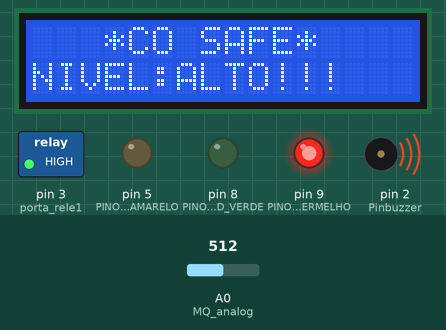
Recording of a sketch running on a simulated Arduino Uno, built with avr-gcc and run on an emulated ATmega328P. Parts: 16×2 character LCD, switched loads named in the sketch (green lamp = pin HIGH), output pins drawn as LEDs (lit = HIGH), buzzer (waves = sounding, pin HIGH). The inputs (shaded band) are chosen by the test bench; at power-on: A0 (MQ_analog) = 512. WiFi joins after 1.5 s; servers stay silent unless stated; what the sketch prints to the serial monitor is not drawn.

Above: at 3.9 s.
4.0 s: A0 (MQ_analog) set to 0
At 5.5 s:
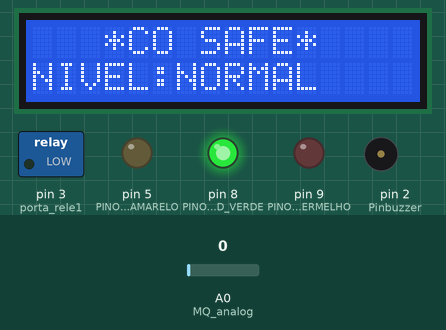
6.5 s: A0 (MQ_analog) set to 46
9.7 s: A0 (MQ_analog) set to 55
At 13.1 s:
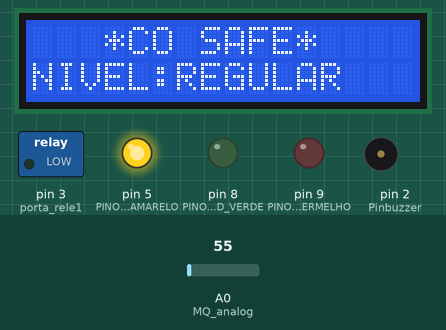
13.4 s: A0 (MQ_analog) set to 122
At 16.1 s:
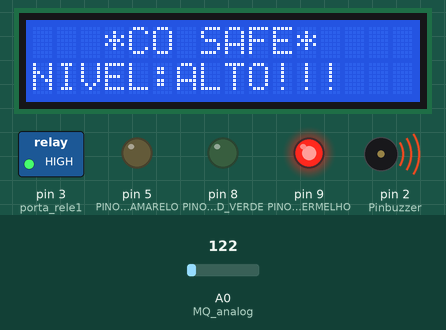
Timing chart, 0 to 21.1 s (numbered marks = the images above; inputs shaded):
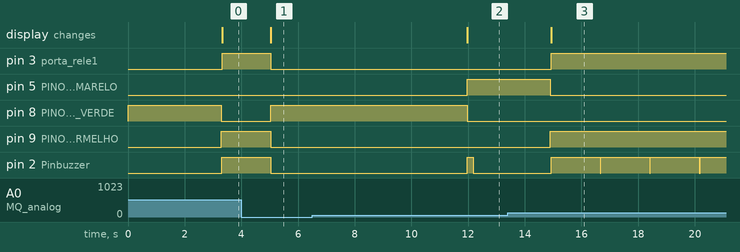

The sketch:

sensor_codigo.ino
```cpp
#include <SPI.h>
#include <Ethernet.h>
#include <Wire.h>
#include <LiquidCrystal_I2C.h>

#define MQ_analog A0

LiquidCrystal_I2C lcd(0x27,16,2);  // Criando um LCD de 16x2 no endereço 0x27

//Porta ligada ao pino IN2 do modulo
int porta_rele1 = 3;

int Pinbuzzer = 2; //PINO UTILIZADO PELO BUZZER
int PinA0 = A0; //PINO UTILIZADO PELO SENSOR DE GÁS MQ-7

int leitura_sensor = 100; //DEFININDO UM VALOR LIMITE (NÍVEL DE GÁS ALTO)
int leitura_media = 50; //DEFININDO UM VALOR LIMITE (NÍVEL DE GÁS MODERADO)

byte mac[] = {
    0xDE, 0xAD, 0xBE, 0xEF, 0xFE, 0xED
};

//VARIÁVEIS INICIALMENTE VAZIAS
int valor_analog;
int valor_dig;
String url, valor;

// Ip da placa
IPAddress ip(192,168,5,134);
IPAddress gateway(192,168,5,1);
IPAddress subnet(255, 255, 255, 0);

// Ip que será conectado
IPAddress server(192,168,5,137);

EthernetClient client;

void setup() {
  //Define pinos para o rele como saida
  pinMode(porta_rele1, OUTPUT);

  pinMode(PinA0, INPUT); //DEFINE O PINO COMO ENTRADA
  pinMode(Pinbuzzer, OUTPUT); //DEFINE O PINO COMO SAÍDA
  Serial.begin(9600); //INICIALIZA A SERIAL

  pinMode(9, OUTPUT);// PINO DO LED VERMELHO
  pinMode(8, OUTPUT);// PINO DO LED VERDE
  pinMode(5, OUTPUT);// PINO DO LED AMARELO

  digitalWrite(8, HIGH); // Ativamos o pino 12 (colocando 5v nele)

  lcd.init();             // Inicializando o LCD
  lcd.backlight();        // Ligando o BackLight do LCD

  digitalWrite(porta_rele1, LOW);  //Liga rele 1
    Serial.begin(9600);
    pinMode(PinA0, INPUT);
/* ---------------------------------------------------------------------- */
    if (Ethernet.begin(mac) == 0) {
        Serial.println("Falha ao configurar Ethernet usando o DHCP");
    }
    Ethernet.begin(mac, ip, gateway, subnet);
    delay(1000);
    Serial.println("Conectando...");
}

// Recebe valor do sensor e converte para String
String valorSensor() {
   valor_analog = analogRead(MQ_analog);
   delay(500);
   return String(valor_analog);

}

void loop(){

  int valor_analogico = analogRead(PinA0); //VARIÁVEL RECEBE O VALOR LIDO NO PINO ANALÓGICO
  Serial.print("Leitura: "); //EXIBE O TEXTO NO MONITOR SERIAL
Serial.println(valor_analogico);// MOSTRA NO MONITOR SERIAL O VALOR LIDO DO PINO ANALÓGICO

    valor = valorSensor(); //VARIÁVEL RECEBE O VALOR LIDO NO PINO ANALÓGICO

        url = "GET http://192.168.5.137/cosafe/arduino.php?inf=" + valor;

        Serial.println(url);
        if (client.connect(server, 80)) {
            Serial.println("Conectado!");

            // Faz a requisição http
            client.print(url);
            client.println(" HTTP/1.0");
            client.println("Connection: close");
            client.println();
        }
        else {
            Serial.println("Falha ao conectar.");
        }

    lcd.clear();
    lcd.setCursor(3, 0);
    lcd.print("*CO SAFE*"); // MENSAGEM EXIBIDA NO LCD;

    lcd.setCursor(0, 1);
    lcd.print("NIVEL:NORMAL"); // MENSAGEM EXIBIDA NO LCD;

     //VERIFICA SE O NIVEL DE MONÓXIDO(CO) ESTÁ ACIMA DO NORMAL E DENTRO DO LIMITE ACEITÁVEL
    if (valor_analogico >= leitura_media && valor_analogico < leitura_sensor) {
      lcd.clear();
      lcd.setCursor(3, 0);
      lcd.print("*CO SAFE*"); // MENSAGEM EXIBIDA NO LCD;
      lcd.setCursor(0, 1);
      lcd.print("NIVEL:REGULAR"); // MENSAGEM EXIBIDA NO LCD;
      digitalWrite(8, LOW); // DESLIGANDO O LED VERDE
      digitalWrite(5, HIGH); //LIGANDO O LED AMARELO
      digitalWrite(Pinbuzzer, HIGH);
      delay(200);
      digitalWrite(Pinbuzzer, LOW);
      delay(1000);
    }else{
      digitalWrite(5, LOW); //DESLIGANDO LED AMARELO
      digitalWrite(8, HIGH); // Ativamos o pino 12 (colocando 5v nele)
      digitalWrite(Pinbuzzer, LOW);
    }

    //VERIFICA SE O NIVEL DE MONÓXIDO DE CARBONO(CO) ULTRAPASSOU O LIMITE ACEITÁVEL
   if (valor_analogico > leitura_sensor){//SE VALOR LIDO NO PINO ANALÓGICO FOR MAIOR QUE O VALOR LIMITE, FAZ
    digitalWrite(8, LOW);//DESLIGANDO LED VERDE (PINO 11)
    digitalWrite(5, LOW); //DESLIGANDO O LED AMARELO (PINO 10)
    digitalWrite(9, HIGH); //LIGANDO O LED VERMELHO (PINO 12)

    lcd.clear();
    lcd.setCursor(3, 0);
    lcd.print("*CO SAFE*"); // MENSAGEM EXIBIDA NO LCD;
    lcd.setCursor(0, 1);
    lcd.print("NIVEL:ALTO!!!"); // MENSAGEM EXIBIDA NO LCD;
    digitalWrite(Pinbuzzer, HIGH); //ATIVA O BUZZER E O MESMO EMITE O SINAL SONORO

    digitalWrite(porta_rele1, HIGH); //Desliga rele 1

   }else{ //SENÃO, FAZ
   digitalWrite(Pinbuzzer, LOW);//BUZZER DESLIGADO
   digitalWrite(9, LOW); // Desligando o LED VERMELHO

   digitalWrite(porta_rele1, LOW);  //Liga rele 1
   }
    delay(1000);
}
```

Measured:
- the behaviour switches between 49 and 50 on A0 (MQ_analog) (found by bisection; images 1 and 2)
- after the input at 4.0 s, pin 3 (porta_rele1), pin 9 (PINO_DO_LED_VERMELHO): HIGH → LOW after 1.0 s; pin 8 (PINO_DO_LED_VERDE): LOW → HIGH after 1.0 s; pin 2 (Pinbuzzer): goes on until 5.0 s, then stays LOW; the display: changes after 1.0 s (image 1)
- after the input at 6.5 s, every drawn part: stays the same
- after the input at 9.7 s, pin 5 (PINO_DO_LED_AMARELO): LOW → HIGH after 2.3 s; pin 8 (PINO_DO_LED_VERDE): HIGH → LOW after 2.3 s; pin 2 (Pinbuzzer): LOW → HIGH after 2.3 s, → LOW 0.20 s later; the display: changes after 2.3 s (image 2)
- after the input at 13.4 s, pin 3 (porta_rele1), pin 9 (PINO_DO_LED_VERMELHO): LOW → HIGH after 1.5 s; pin 5 (PINO_DO_LED_AMARELO): HIGH → LOW after 1.5 s; pin 2 (Pinbuzzer): alternates HIGH for 1.7 s and LOW for 0.02 s, starting after 3.3 s; the display: changes after 1.5 s (image 3)
